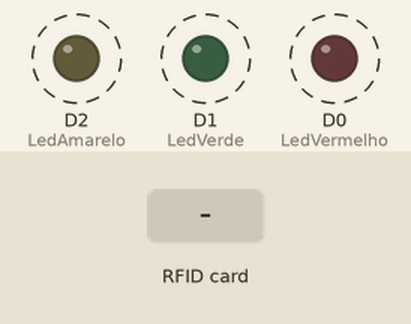
The sketch below on a simulated ESP8266 (Wemos D1 mini). Shown: output pins drawn as LEDs (lit = HIGH). Dashed ring = blinking. The test bench sets the inputs (shaded band). WiFi joins after 1.5 s; servers stay silent unless stated; uploads are accepted with an empty reply; what the sketch prints to the serial monitor is not drawn.

Above: at 1.2 s.
1.3 s: RFID card 5E 7A 19 C4 held to the reader
At 2.0 s:
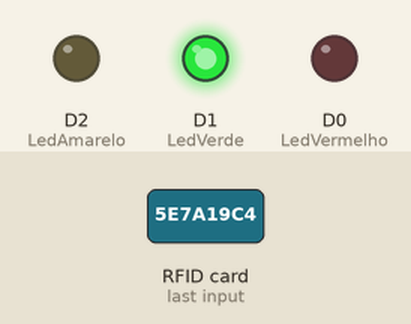
At 5.4 s:
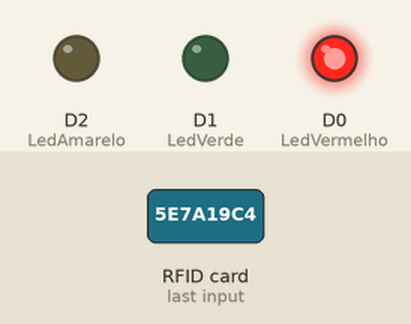
Timing chart, 0 to 10.3 s (numbered marks = the images above; inputs shaded):
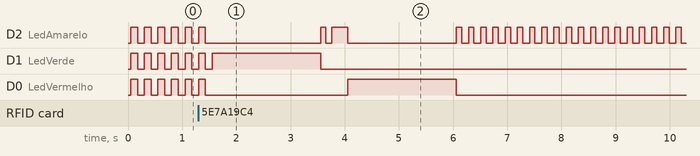

The sketch:

CD-Controle_de_Acesso-FRID_V2.0.ino
```cpp
/*
******************************************************************

*************************PINAGEM**********************************

  RFID-RC522   Wemos          Nodemcu
  RST/Reset RST  D3  [1*]        D3 [1*]      GPIO-0  [1*]
  SPI SS  SDA[3] D8  [2*]        D8 [2*]      GPIO-15 [2*]
  SPI MOSI MOSI  D7              D7           GPIO-13
  SPI MISO MISO  D6              D6           GPIO-12
  SPI SCK SCK    D5              D5           GPIO-14

  [1*] (1, 2) Configuracao tipica definindo como RST_PIN no sketch / programa.
  [2*] (1, 2) Configuracao, tipica definindo como SS_PIN no sketch / programa.
  [3*] O pino SDA pode ser rotulado como SS em algumas placas de MFRC522 / mais antigas, significam a mesma coisa.
******************************************************************************************************************
*/

/*----------------------------------*/
/*INCLUSÃO DE BIBLIOTECAS*/
#include <SPI.h>
#include <MFRC522.h>
#include <ESP8266WiFi.h>
#include <WiFiClientSecure.h>
/*----------------------------------*/

/*----------------------------------*/
/*DECLARAÇÃO DE PINAGEM*/
const int RST_PIN = D3;
const int SS_PIN = D8;

const int LedVermelho = D0;
const int LedVerde = D1;
const int LedAmarelo = D2;
/*----------------------------------*/

/*----------------------------------*/
/*DECLARAÇÃO DE VARIAVEIS PARA CONEXÃO WIFI*/
const int httpsPort = 80;
WiFiClient client;

const char* nomeRede = "BRAINIAC";
const char* password = "qwertyuiop";
const char* host = "192.168.137.1";
/*----------------------------------*/

/*----------------------------------*/
/*DECLARAÇÃO DE VARIAVEIS PARA CONTROLE*/
bool tagEncontrada = true;
/*----------------------------------*/

/*----------------------------------*/
/*INSTACIANDO DE VARIAVEIS PARA MFRC522*/
MFRC522 mfrc522(SS_PIN, RST_PIN);
/*----------------------------------*/

/*---------------------------------------------------------*/
/*DECLARAÇÃO DE FUNÇÕES*/
void desligaLeds();
void ligaLeds();
void iniciarWifi();
bool verificaConexaoWifi();
void procurandoWifi();
void procuraTag();
String enviarDados(String);
bool verificarAcesso(String);
String criarUID();
String urlencode(String);
String urldecode(String);
unsigned char h2int(char);

/*---------------------------------------------------------*/
void setup() {
  pinMode(LedVermelho, OUTPUT); // Inicializando LED Vermelho para SAIDA
  pinMode(LedVerde, OUTPUT);    // Inicializando LED Verde para SAIDA
  pinMode(LedAmarelo, OUTPUT);  // Inicializando LED Amarelo para SAIDA

  desligaLeds();


  Serial.begin(115200); // Inicia a serial

  SPI.begin();      // Inicia  SPI bus
  mfrc522.PCD_Init();   // Inicia MFRC522
}

/*---------------------------------------------------------*/
void loop() {
  if(!verificaConexaoWifi()){
    iniciarWifi();
  }else{

    if(tagEncontrada){
      Serial.println("PROCURANO cartao");
      tagEncontrada = false;
    }
    procuraTag();

    // Procura por cartao RFID
    if ( ! mfrc522.PICC_IsNewCardPresent()) {
      return;
    }

    // Seleciona o cartao RFID
    if ( ! mfrc522.PICC_ReadCardSerial()) {
      return;
    }

    /*SE CHEGAR AQUI É PQ UMA TAG FOI SELECIONADA*/
    digitalWrite(LedAmarelo, HIGH);
    tagEncontrada = true;

    //Crianco a Variavel que contem a UID do Cartão
    String conteudo = criarUID();

    //Apresentando a UID do cartão
    Serial.println("\n");
    Serial.println("UID: " + conteudo);
    Serial.println("\n");

    if(verificarAcesso(String(conteudo.substring(1)))){
      Serial.println("Acesso Liberado");
      desligaLeds();
      digitalWrite(LedVerde, HIGH);
    }else{
      Serial.println("Acesso Negado");
      desligaLeds();
      digitalWrite(LedVermelho, HIGH);
    }

  }
  Serial.println("\n");
  Serial.println("\n");
  Serial.println("\n");

  delay(2000);

}

/****************IMPLIMENTAÇÃO DAS FUNÇÕES*******************/

/*---------------------------------------------------------*/
void desligaLeds(){
  digitalWrite(LedVermelho, LOW);
  digitalWrite(LedVerde, LOW);
  digitalWrite(LedAmarelo, LOW);
}

/*---------------------------------------------------------*/
void ligaLeds(){
  digitalWrite(LedVermelho, HIGH);
  digitalWrite(LedVerde, HIGH);
  digitalWrite(LedAmarelo, HIGH);
}

/*---------------------------------------------------------*/
void procurandoWifi(){
  ligaLeds();
  delay(125);
  desligaLeds();
  delay(125);
  Serial.print(".");
}

/*---------------------------------------------------------*/
bool verificaConexaoWifi(){
  if (WiFi.status() != WL_CONNECTED) {
    return false;
  }else{
    return true;
  }
}

/*---------------------------------------------------------*/
void iniciarWifi() {

  Serial.flush();
  Serial.print("Conectando em ");
  Serial.println(nomeRede);
  Serial.println(" ");

  WiFi.mode(WIFI_STA);
  WiFi.begin(nomeRede, password);

  while (WiFi.status() != WL_CONNECTED) {
    procurandoWifi();
  }

  Serial.println(" ");
  Serial.print("WiFi Conectado IP: ");
  Serial.println(WiFi.localIP());

  desligaLeds();
  digitalWrite(LedVerde, HIGH);

  //Debug
  //Serial.print("Conectando em ");
  //Serial.println(host);

  if(!verificaConexaoWifi()){
    desligaLeds();
    digitalWrite(LedVermelho, HIGH);
    Serial.println("Erro na conexão com o Wifi");
  }

}
/*---------------------------------------------------------*/

/*---------------------------------------------------------*/
void procuraTag(){
  desligaLeds();
  digitalWrite(LedAmarelo, HIGH);
  delay(100);
  digitalWrite(LedAmarelo, LOW);
  delay(100);
  Serial.flush();
  Serial.print(".");
}

/*---------------------------------------------------------*/
//Funçöes que envia a UID
String enviarDados(String uid){

  if ( !client.connect(host, httpsPort) ) {
    Serial.println("Falha na conexao com o site ");
  }


  String url = "/MY-Projects/Comunicacao_de_Dados/index.php";
  String parametros = "/?uid=" + urlencode(uid);
  url = url + parametros;

  //Debug
  Serial.println("requesting URL: "+ url);
  //Serial.print(url);
  //Serial.println(parametros);

  client.print(String("GET /") + url + " HTTP/1.1\r\n" +
                 "Host: " + host + "\r\n" +
                 "Connection: close\r\n" +
                 "\r\n"
                );


    String line;
    //Serial.println("[Response: ");
    while (client.connected() || client.available())
    {
      if (client.available())
      {
        line = client.readStringUntil('\n');

      }
    }
  Serial.println("line: " + line);
  return line;
}

/*---------------------------------------------------------*/
bool verificarAcesso(String uid) {
  String line = enviarDados(uid);

  if (line.startsWith("Liberado")) {
    //Serial.println("esp8266/Arduino CI successfull!");
    return true;
  } else {
    //Serial.println("esp8266/Arduino CI has failed");
    return false;
  }
}

/*---------------------------------------------------------*/
//Função que monta a UID do Cartão
String criarUID(){

  //Mostra UID na serial (Debug)
  //Serial.print("UID da tag :");
  String conteudo = "";
  byte letra;

  for (byte i = 0; i < mfrc522.uid.size; i++) {
    //Serial.print(mfrc522.uid.uidByte[i] < 0x10 ? " 0" : " ");
    //Serial.print(mfrc522.uid.uidByte[i], HEX);
    conteudo.concat(String(mfrc522.uid.uidByte[i] < 0x10 ? " 0" : " "));
    conteudo.concat(String(mfrc522.uid.uidByte[i], HEX));
  }

  //Debug
  //Serial.println();
  //Serial.print("Mensagem : ");
  conteudo.toUpperCase();

  return conteudo;
}

/*---------------------------------------------------------*/
//Função que codifica (faz ela uma url) a String
String urlencode(String str){
  String encodedString = "";
  char c;
  char code0;
  char code1;
  char code2;
  for (int i = 0; i < str.length(); i++) {
    c = str.charAt(i);
    if (c == ' ') {
      encodedString += '+';
    } else if (isalnum(c)) {
      encodedString += c;
    } else {
      code1 = (c & 0xf) + '0';
      if ((c & 0xf) > 9) {
        code1 = (c & 0xf) - 10 + 'A';
      }
      c = (c >> 4) & 0xf;
      code0 = c + '0';
      if (c > 9) {
        code0 = c - 10 + 'A';
      }
      code2 = '\0';
      encodedString += '%';
      encodedString += code0;
      encodedString += code1;
      //encodedString+=code2;
    }
    yield();
  }
  return encodedString;
}

/*---------------------------------------------------------*/
//Função que decodifica (tira ela da url) a String
String urldecode(String str){
  String encodedString = "";
  char c;
  char code0;
  char code1;
  for (int i = 0; i < str.length(); i++) {
    c = str.charAt(i);
    if (c == '+') {
      encodedString += ' ';
    } else if (c == '%') {
      i++;
      code0 = str.charAt(i);
      i++;
      code1 = str.charAt(i);
      c = (h2int(code0) << 4) | h2int(code1);
      encodedString += c;
    } else {

      encodedString += c;
    }

    yield();
  }

  return encodedString;
}

/*---------------------------------------------------------*/
//Função para completandar a urlencode e deconde
unsigned char h2int(char c){
  if (c >= '0' && c <= '9') {
    return ((unsigned char)c - '0');
  }
  if (c >= 'a' && c <= 'f') {
    return ((unsigned char)c - 'a' + 10);
  }
  if (c >= 'A' && c <= 'F') {
    return ((unsigned char)c - 'A' + 10);
  }
  return (0);
}
```
